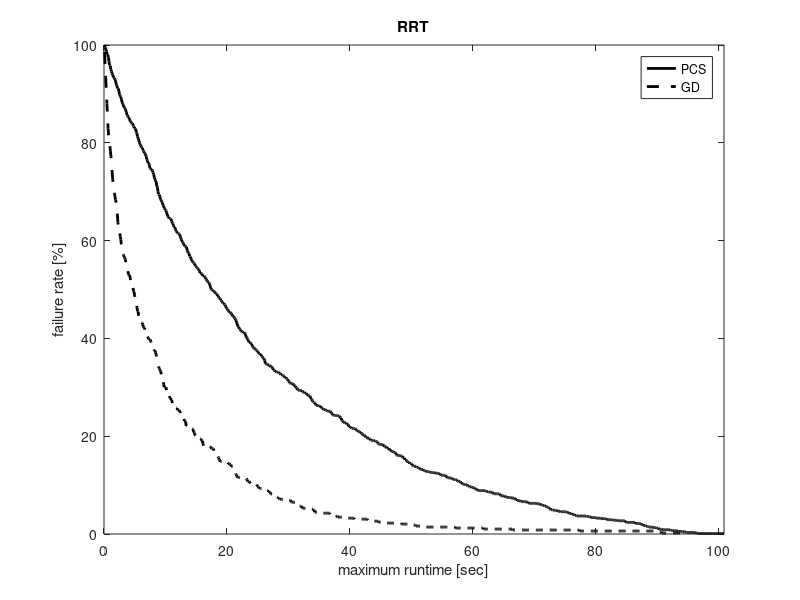
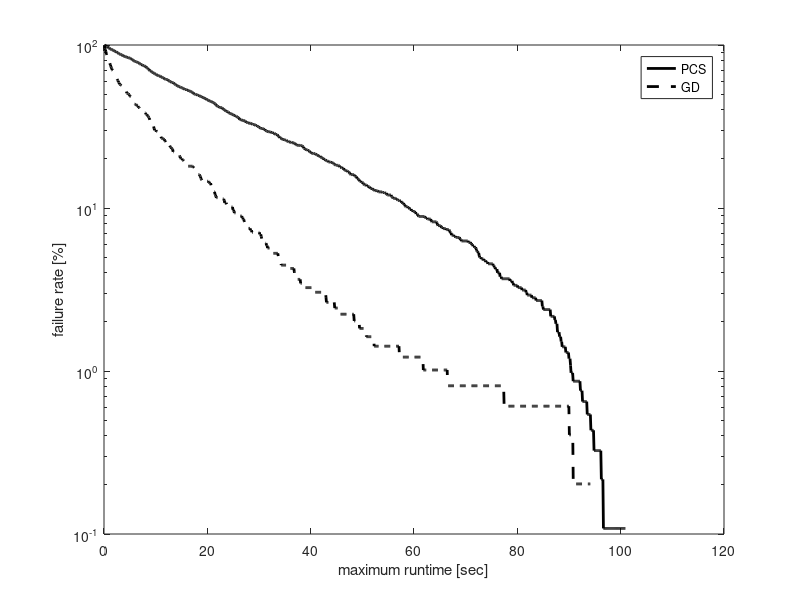

Reproduce these figures in MATLAB, in order.
% In this experiment I compare the performance of the GD (with KDL) and the
% PCS while using the PRM planner on one scene with obstacles where the start and goal configurations
% are:
% State c_start = {0.5236, 1.7453, -1.8326, -1.4835,	1.5708,	0, 1.004278, 0.2729, 0.9486, -1.15011, 1.81001, -1.97739};
% State c_goal = {0.5236, 0.34907, 0.69813, -1.3963, 1.5708, 0, 0.7096, 1.8032, -1.7061, -1.6286, 1.9143, -2.0155}; // Robot 2 no backflip - Elbow down
% The maximum step distance is 1.05.
% With joint limits of the ABB robots
% last updated: 08/23/17
% Maximum step size for both planners: 2

clear all
clc

%%
D1 = load('benchmark_PRM_PCS_3poles.txt'); 
D1 = D1(D1(:,2)==1,:);

verf = D1(:,1)==1;
suc = D1(:,2)==1;

disp('PCS:');
disp(['Results of ' num2str(size(D1,1)) ' queries.']);
disp(['Percent of successful queries verified: ' num2str(sum(verf & suc)/sum(suc)*100) '%']);
disp(['Plan distance: ' num2str(D1(1,3)) ]);
disp(['Avg. runtime: ' num2str(mean(D1(:,4))*1e3)  ' +/- ' num2str(std(D1(:,4))/sqrt(size(D1,1))*1e3) ' msec ']);
disp(['Avg. local-connection time: ' num2str(mean(D1(:,12))*1e3)  ' +/- ' num2str(std(D1(:,12))/sqrt(size(D1,1))*1e3) ' msec ']);
disp(['Avg. nodes in path: ' num2str(floor(mean(D1(:,10)))) ]);
disp(['Avg. nodes in trees: ' num2str(floor(mean(D1(:,11)))) ]);
disp(['Avg. number of IK solutions: ' num2str(floor(mean(D1(:,5)))) ]);



%%
D2 = load('benchmark_PRM_GD_3poles.txt'); 
D2 = D2(D2(:,2)==1,:);

verf = D2(:,1)==1;
suc = D2(:,2)==1;

disp('GD:');
disp(['Results of ' num2str(size(D2,1)) ' queries.']);
disp(['Percent of successful queries verified: ' num2str(sum(verf & suc)/sum(suc)*100) '%']);
disp(['Plan distance: ' num2str(D2(1,3)) ]);
disp(['Avg. runtime: ' num2str(mean(D2(:,4))*1e3)  ' +/- ' num2str(std(D2(:,4))/sqrt(size(D2,1))*1e3) ' msec ']);
disp(['Avg. local-connection time: ' num2str(mean(D2(:,12))*1e3)  ' +/- ' num2str(std(D2(:,12))/sqrt(size(D2,1))*1e3) ' msec ']);
disp(['Avg. nodes in path: ' num2str(floor(mean(D2(:,10)))) ]);
disp(['Avg. nodes in roadmap: ' num2str(floor(mean(D2(:,11)))) ]);
disp(['Avg. number of projections: ' num2str(floor(mean(D2(:,5)))) ]);

%%
% PCS
td = D1(:,4);
maxT = max(td);
T1 = linspace(0,maxT,1000);
T1 = T1(2:end);
for i = 1:length(T1)
    sd = td < T1(i);
    md(i) = mean(td(sd));
    Md(i) = 1-sum(sd)/length(td);
end
%%
% GD
tg = D2(:,4);
maxT = max(tg);
T2 = linspace(0,maxT,1000);
T2 = T2(2:end);
for i = 1:length(T2)
    sg = tg < T2(i);
    mg(i) = mean(tg(sg));
    Mg(i) = 1-sum(sg)/length(tg);
end
%%
h = figure(1);
clf
plot(T1,Md*100,'-k','linewidth',2);
hold on
plot(T2,Mg*100,'--k','linewidth',2);
hold off
xlabel('maximum runtime [sec]');
ylabel('failure rate [%]');
legend('PCS','GD');
xlim([0 max([T1 T2])]);
title('RRT');
% set(h, 'Position', [100, 100, 800, 400]);

h = figure(2);
clf
semilogy(T1,Md*100,'-k','linewidth',2);
hold on
semilogy(T2,Mg*100,'--k','linewidth',2);
hold off
xlabel('maximum runtime [sec]');
ylabel('failure rate [%]');
legend('PCS','GD');
% xlim([0 6]);
% set(h, 'Position', [100, 100, 800, 400]);

%% 
disp(' ');
disp(['Speed-up t_{pcs}/t_{gd}: ' num2str(mean(D1(:,4))/mean(D2(:,4))) ]);
